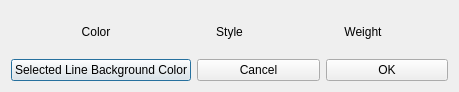
<?xml version="1.0" encoding="UTF-8"?>
<ui version="4.0">
 <class>HighlighterDialog</class>
 <widget class="QDialog" name="HighlighterDialog">
  <property name="geometry">
   <rect>
    <x>0</x>
    <y>0</y>
    <width>459</width>
    <height>92</height>
   </rect>
  </property>
  <property name="windowTitle">
   <string>Colors and Font Property for Text Highlighting</string>
  </property>
  <layout class="QHBoxLayout" name="horizontalLayout">
   <item>
    <layout class="QVBoxLayout" name="verticalLayout">
     <item>
      <layout class="QHBoxLayout" name="horizontalLayout_2" stretch="2,1,2">
       <item>
        <layout class="QVBoxLayout" name="color_buttons">
         <property name="sizeConstraint">
          <enum>QLayout::SetFixedSize</enum>
         </property>
         <item>
          <widget class="QLabel" name="color_label">
           <property name="locale">
            <locale language="English" country="UnitedStates"/>
           </property>
           <property name="text">
            <string>Color</string>
           </property>
           <property name="alignment">
            <set>Qt::AlignCenter</set>
           </property>
          </widget>
         </item>
        </layout>
       </item>
       <item>
        <layout class="QVBoxLayout" name="italic_buttons">
         <property name="sizeConstraint">
          <enum>QLayout::SetFixedSize</enum>
         </property>
         <item>
          <widget class="QLabel" name="italic_label">
           <property name="locale">
            <locale language="English" country="UnitedStates"/>
           </property>
           <property name="text">
            <string>Style</string>
           </property>
           <property name="alignment">
            <set>Qt::AlignCenter</set>
           </property>
          </widget>
         </item>
        </layout>
       </item>
       <item>
        <layout class="QVBoxLayout" name="weight_boxes">
         <property name="sizeConstraint">
          <enum>QLayout::SetFixedSize</enum>
         </property>
         <item>
          <widget class="QLabel" name="weight_label">
           <property name="locale">
            <locale language="English" country="UnitedStates"/>
           </property>
           <property name="text">
            <string>Weight</string>
           </property>
           <property name="alignment">
            <set>Qt::AlignCenter</set>
           </property>
          </widget>
         </item>
        </layout>
       </item>
      </layout>
     </item>
     <item>
      <layout class="QHBoxLayout" name="horizontalLayout_3">
       <item>
        <widget class="QPushButton" name="btnSelectedLineBackgroundColor">
         <property name="text">
          <string>Selected Line Background Color</string>
         </property>
        </widget>
       </item>
       <item>
        <widget class="QPushButton" name="btnCancel">
         <property name="text">
          <string>Cancel</string>
         </property>
        </widget>
       </item>
       <item>
        <widget class="QPushButton" name="btnOK">
         <property name="locale">
          <locale language="English" country="UnitedStates"/>
         </property>
         <property name="text">
          <string>OK</string>
         </property>
        </widget>
       </item>
      </layout>
     </item>
    </layout>
   </item>
  </layout>
 </widget>
 <resources/>
 <connections/>
</ui>
